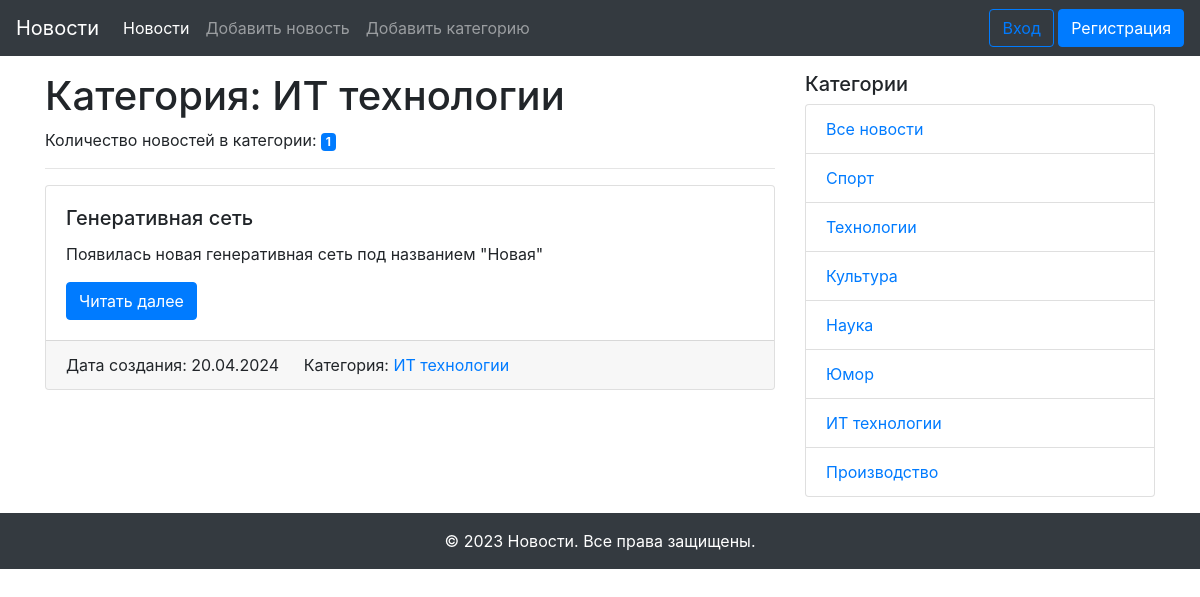
The app's page /category/6 with its own data.
### models.py (models this page shows, shortened)
class Category(db.Model):
    id = db.Column(db.Integer, primary_key=True)
    title = db.Column(db.String(255), nullable=False)
    news = db.relationship('News', back_populates='category')

class News(db.Model):
    id = db.Column(db.Integer, primary_key=True)
    title = db.Column(db.String(255), unique=True, nullable=False)
    text = db.Column(db.Text, nullable=False)
    created_date = db.Column(db.DateTime, default=datetime.utcnow)
    category_id = db.Column(db.Integer, db.ForeignKey('category.id'), nullable=True)
    category = db.relationship('Category', back_populates='news')
    user_id = db.Column(db.Integer, db.ForeignKey('user.id'))
    user = db.relationship('User', back_populates='news')

### views.py (the view)
@app.route('/category/<int:id>')
def news_in_category(id):
    category = Category.query.get(id)
    news = category.news
    category_name = category.title
    categories = Category.query.all()
    return render_template('category.html',
                           news=news,
                           category_name=category_name,
                           categories=categories)

### templates/category.html (shortened to what this page needs)
{% extends "base.html" %}
{% block content %}
  <h1>Категория: {{ category_name }}</h1>
  <p>Количество новостей в категории: <span class="badge badge-primary">{{ news|length }}</span></p>
  <hr>
  {% for news in news %}
  <div class="card mb-3">
    <div class="card-body">
      <h5 class="card-title">{{ news.title }}</h5>
      <p class="card-text">{{ news.text|truncate(100) }}</p>
      <a href="{{ url_for('news_detail', id=news.id) }}" class="btn btn-primary">Читать далее</a>
    </div>
    <div class="card-footer">
      {% if news.created_date %}
        <span class="card-link">Дата создания: {{ news.created_date.strftime('%d.%m.%Y') }}</span>
      {% endif %}
      {% if news.category %}
        <span class="card-link">Категория: <a href="{{ url_for('news_in_category', id=news.category.id) }}">{{ news.category.title }}</a></span>
      {% endif %}
    </div>
  </div>
  {% else %}
  <p class="card-text">Новостей пока нет!</p>
  {% endfor %}
{% endblock content %}

### templates/side_navigation.html
<div class="col-md-4">
  <h5>Категории</h5>
  <ul class="list-group">
    <li class="list-group-item"><a href="{{ url_for('index') }}">Все новости</a></li>
    {% for category in categories %}
      <li class="list-group-item"><a href="{{ url_for('news_in_category', id=category.id) }}">{{ category.title }}</a></li>
    {% endfor %}
  </ul>
</div>

### records on screen
Category: title "ИТ технологии"
News: title "Генеративная сеть", text "Появилась новая генеративная сеть под названием \"Новая\"", created_date "20.04.2024", category "ИТ технологии"
Category: title "Спорт"
Category: title "Технологии"
Category: title "Культура"
Category: title "Наука"
Category: title "Юмор"
Category: title "Производство"

### other values on screen
{{ news|length }} "1"
